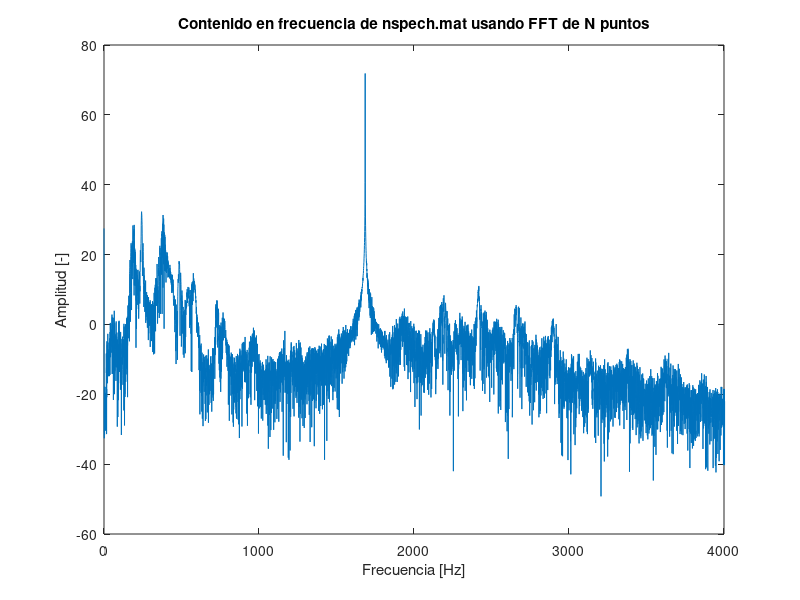
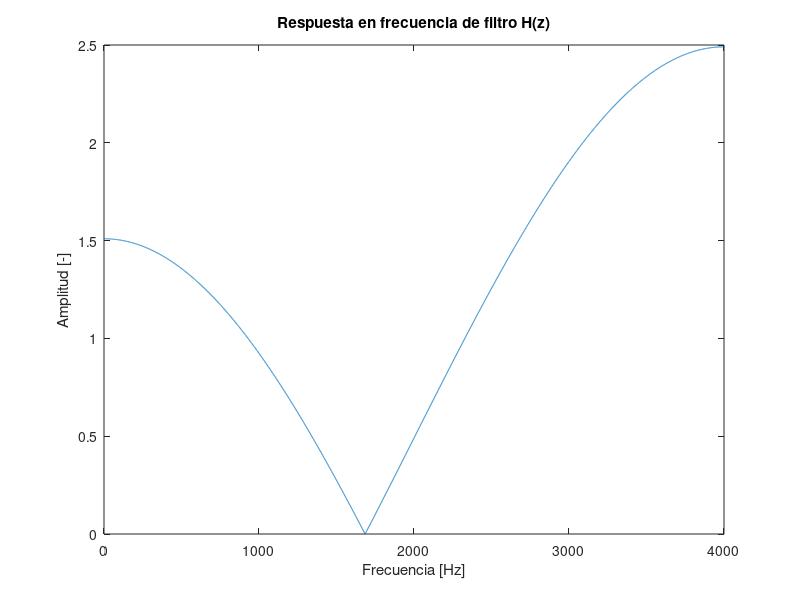
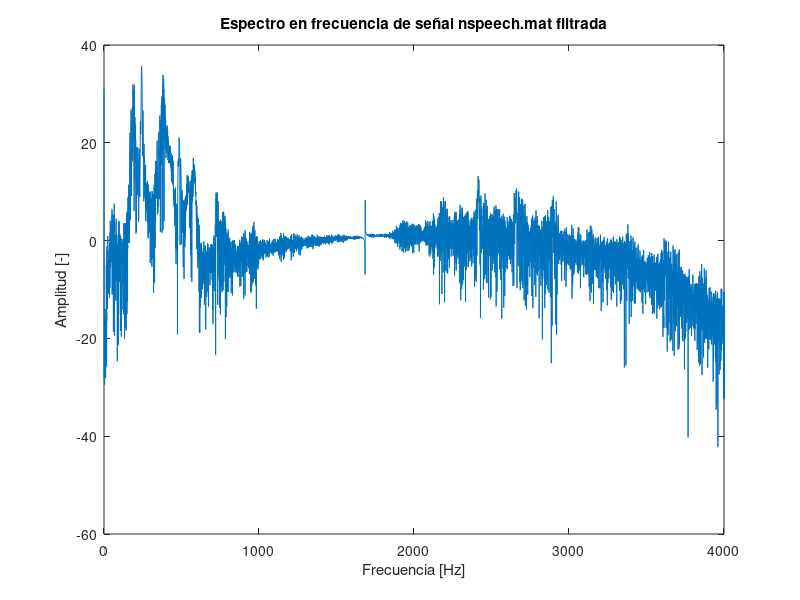

Reproduce these figures in MATLAB, in order. (Note: this script raises an error after producing the figures.)
%%%%% Parte III Lab 4 DSP
close all; clear; clc;
load("nspeech.mat");

x = nspeech; Nx = length(x); %Se agrega archivo al workspace

%%% Identificación de tono no deseado 

% Del gráfico: (f0 = 1685; 1685*2pi/8k = 1.322)
X = fft(x,Nx);
fx = (0:(Nx-1))*fs/Nx;

figure
plot(fx,20*log10(abs(X)));xlim([0,4000])
xlabel("Frecuencia [Hz]");ylabel("Amplitud [-]");
title("Contenido en frecuencia de nspech.mat usando FFT de N puntos");

%%% Diseño y gráfico de Filtro en frecuencia

%Del grafico theta = 1.323 -> coinciden
%filtro -> H(w) =  1-2cos(1.323)*e^jw  + e^-2jw
%filtro -> H[z] = 1-0.49*z + z^-2

N = Nx + 3 - 1; %Valor de N para evitar aliasing temporal
f = (0:(N-1))*fs/N;

ejw = exp(1j*2*pi*(0:N-1)/N);
H   = 1-2*cos(1.323)*ejw  + ejw.^2;

figure
plot(f,abs(H));xlim([0 4000])
ylabel("Amplitud [-]"); xlabel("Frecuencia [Hz]");
title ("Respuesta en frecuencia de filtro H(z)");

%%% Espectro de filtrado en frecuencia
Y = fft(x , N).* H;

figure
plot(f,20*log10(abs(Y)));xlim([0 4000])
ylabel("Amplitud [-]"); xlabel("Frecuencia [Hz]");
title ("Espectro en frecuencia de señal nspeech.mat filtrada");

%%% Reconstrucción temporal
y = ifft(Y,"symmetric");

figure
plot((0:length(y)-1)*1/fs,y);
ylabel("Amplitud [-]"); xlabel("Tiempo [s]");
title ("Espectro en frecuencia de señal nspeech.mat filtrada");
%[nspeech_dtft, w_nspeech] = DTFT(nspeech,0);
%plot(w_nspeech,(abs(nspeech_dtft)/length(nspeech)))
%xlim([0,pi/2])








